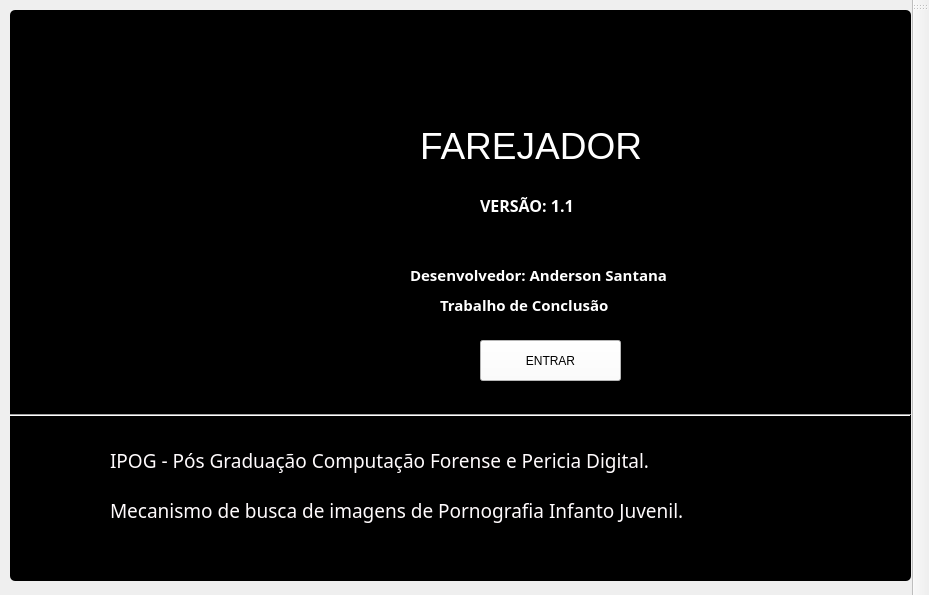
<?xml version="1.0" encoding="UTF-8"?>
<ui version="4.0">
 <class>MainWindow</class>
 <widget class="QMainWindow" name="MainWindow">
  <property name="geometry">
   <rect>
    <x>0</x>
    <y>0</y>
    <width>929</width>
    <height>595</height>
   </rect>
  </property>
  <property name="windowTitle">
   <string>Farejador - Software de busca de imagens de Pornografia Infanto Juvenil</string>
  </property>
  <property name="windowIcon">
   <iconset>
    <normaloff>imagem/lupa.png</normaloff>imagem/lupa.png</iconset>
  </property>
  <widget class="QWidget" name="centralwidget">
   <widget class="QLabel" name="label_5">
    <property name="geometry">
     <rect>
      <x>550</x>
      <y>250</y>
      <width>41</width>
      <height>41</height>
     </rect>
    </property>
    <property name="text">
     <string/>
    </property>
    <property name="pixmap">
     <pixmap>../Imagens/NUsuario.png</pixmap>
    </property>
    <property name="scaledContents">
     <bool>true</bool>
    </property>
   </widget>
   <widget class="QLabel" name="label_6">
    <property name="geometry">
     <rect>
      <x>10</x>
      <y>10</y>
      <width>901</width>
      <height>571</height>
     </rect>
    </property>
    <property name="styleSheet">
     <string notr="true">background-color: rgb(0, 0,0);
border-radius: 5px</string>
    </property>
    <property name="text">
     <string/>
    </property>
    <property name="pixmap">
     <pixmap>imagem/mcgruff-dog-magnifying.png</pixmap>
    </property>
   </widget>
   <widget class="QLabel" name="label_7">
    <property name="geometry">
     <rect>
      <x>110</x>
      <y>470</y>
      <width>661</width>
      <height>81</height>
     </rect>
    </property>
    <property name="font">
     <font>
      <family>Microsoft Tai Le</family>
      <pointsize>14</pointsize>
      <weight>9</weight>
      <italic>false</italic>
      <bold>false</bold>
     </font>
    </property>
    <property name="styleSheet">
     <string notr="true">font: 75 14pt &quot;Microsoft Tai Le&quot;;
color: rgb(255, 255, 255);</string>
    </property>
    <property name="text">
     <string>&lt;html&gt;&lt;head/&gt;&lt;body&gt;&lt;p&gt;&lt;span style=&quot; color:#fffbfd;&quot;&gt;Mecanismo de busca de imagens de Pornografia Infanto Juvenil.&lt;/span&gt;&lt;/p&gt;&lt;/body&gt;&lt;/html&gt;</string>
    </property>
    <property name="scaledContents">
     <bool>false</bool>
    </property>
   </widget>
   <widget class="Line" name="line">
    <property name="geometry">
     <rect>
      <x>10</x>
      <y>400</y>
      <width>901</width>
      <height>31</height>
     </rect>
    </property>
    <property name="orientation">
     <enum>Qt::Horizontal</enum>
    </property>
   </widget>
   <widget class="QLabel" name="label_2">
    <property name="geometry">
     <rect>
      <x>420</x>
      <y>120</y>
      <width>261</width>
      <height>51</height>
     </rect>
    </property>
    <property name="font">
     <font>
      <family>MS Shell Dlg 2</family>
      <pointsize>28</pointsize>
      <weight>9</weight>
      <italic>false</italic>
      <bold>false</bold>
     </font>
    </property>
    <property name="styleSheet">
     <string notr="true">
color: rgb(255, 255, 255);
font: 75 28pt &quot;MS Shell Dlg 2&quot;;</string>
    </property>
    <property name="text">
     <string>FAREJADOR</string>
    </property>
   </widget>
   <widget class="QLabel" name="label_4">
    <property name="geometry">
     <rect>
      <x>480</x>
      <y>180</y>
      <width>131</width>
      <height>51</height>
     </rect>
    </property>
    <property name="font">
     <font>
      <family>Microsoft Tai Le</family>
      <pointsize>14</pointsize>
      <weight>9</weight>
      <italic>false</italic>
      <bold>false</bold>
     </font>
    </property>
    <property name="styleSheet">
     <string notr="true">font: 75 14pt &quot;Microsoft Tai Le&quot;;
color: rgb(255, 255, 255);</string>
    </property>
    <property name="text">
     <string>&lt;html&gt;&lt;head/&gt;&lt;body&gt;&lt;p&gt;&lt;span style=&quot; font-size:12pt; font-weight:600; color:#ffffff;&quot;&gt;VERSÃO: 1.1&lt;/span&gt;&lt;/p&gt;&lt;/body&gt;&lt;/html&gt;</string>
    </property>
    <property name="scaledContents">
     <bool>false</bool>
    </property>
   </widget>
   <widget class="QLabel" name="label_8">
    <property name="geometry">
     <rect>
      <x>410</x>
      <y>250</y>
      <width>311</width>
      <height>51</height>
     </rect>
    </property>
    <property name="font">
     <font>
      <family>Microsoft Tai Le</family>
      <pointsize>14</pointsize>
      <weight>9</weight>
      <italic>false</italic>
      <bold>false</bold>
     </font>
    </property>
    <property name="styleSheet">
     <string notr="true">font: 75 14pt &quot;Microsoft Tai Le&quot;;
color: rgb(255, 255, 255);</string>
    </property>
    <property name="text">
     <string>&lt;html&gt;&lt;head/&gt;&lt;body&gt;&lt;p&gt;&lt;span style=&quot; font-size:11pt; font-weight:600; color:#ffffff;&quot;&gt;Desenvolvedor: Anderson Santana&lt;/span&gt;&lt;/p&gt;&lt;/body&gt;&lt;/html&gt;</string>
    </property>
    <property name="scaledContents">
     <bool>false</bool>
    </property>
   </widget>
   <widget class="QPushButton" name="pushButton">
    <property name="geometry">
     <rect>
      <x>480</x>
      <y>340</y>
      <width>141</width>
      <height>41</height>
     </rect>
    </property>
    <property name="styleSheet">
     <string notr="true">background-color: rgb(255, 255, 255);</string>
    </property>
    <property name="text">
     <string>ENTRAR</string>
    </property>
    <property name="icon">
     <iconset>
      <normaloff>imagem/NSair2.png</normaloff>imagem/NSair2.png</iconset>
    </property>
   </widget>
   <widget class="QLabel" name="label_9">
    <property name="geometry">
     <rect>
      <x>440</x>
      <y>280</y>
      <width>311</width>
      <height>51</height>
     </rect>
    </property>
    <property name="font">
     <font>
      <family>Microsoft Tai Le</family>
      <pointsize>14</pointsize>
      <weight>9</weight>
      <italic>false</italic>
      <bold>false</bold>
     </font>
    </property>
    <property name="styleSheet">
     <string notr="true">font: 75 14pt &quot;Microsoft Tai Le&quot;;
color: rgb(255, 255, 255);</string>
    </property>
    <property name="text">
     <string>&lt;html&gt;&lt;head/&gt;&lt;body&gt;&lt;p&gt;&lt;span style=&quot; font-size:11pt; font-weight:600; color:#ffffff;&quot;&gt;Trabalho de Conclusão&lt;/span&gt;&lt;/p&gt;&lt;/body&gt;&lt;/html&gt;</string>
    </property>
    <property name="scaledContents">
     <bool>false</bool>
    </property>
   </widget>
   <widget class="QLabel" name="label_10">
    <property name="geometry">
     <rect>
      <x>110</x>
      <y>420</y>
      <width>661</width>
      <height>81</height>
     </rect>
    </property>
    <property name="font">
     <font>
      <family>Microsoft Tai Le</family>
      <pointsize>14</pointsize>
      <weight>9</weight>
      <italic>false</italic>
      <bold>false</bold>
     </font>
    </property>
    <property name="styleSheet">
     <string notr="true">font: 75 14pt &quot;Microsoft Tai Le&quot;;
color: rgb(255, 255, 255);</string>
    </property>
    <property name="text">
     <string>&lt;html&gt;&lt;head/&gt;&lt;body&gt;&lt;p&gt;&lt;span style=&quot; color:#fffbfd;&quot;&gt;IPOG - Pós Graduação Computação Forense e Pericia Digital.&lt;/span&gt;&lt;/p&gt;&lt;/body&gt;&lt;/html&gt;</string>
    </property>
    <property name="scaledContents">
     <bool>false</bool>
    </property>
   </widget>
   <zorder>label_6</zorder>
   <zorder>label_5</zorder>
   <zorder>label_7</zorder>
   <zorder>line</zorder>
   <zorder>label_2</zorder>
   <zorder>label_4</zorder>
   <zorder>label_8</zorder>
   <zorder>pushButton</zorder>
   <zorder>label_9</zorder>
   <zorder>label_10</zorder>
  </widget>
  <widget class="QToolBar" name="toolBar">
   <property name="windowTitle">
    <string>toolBar</string>
   </property>
   <attribute name="toolBarArea">
    <enum>RightToolBarArea</enum>
   </attribute>
   <attribute name="toolBarBreak">
    <bool>false</bool>
   </attribute>
  </widget>
  <action name="actionPessoa">
   <property name="icon">
    <iconset>
     <normaloff>../Imagens/Npessoa.png</normaloff>../Imagens/Npessoa.png</iconset>
   </property>
   <property name="text">
    <string>Visitante</string>
   </property>
   <property name="toolTip">
    <string>Cadastro de Visitantes</string>
   </property>
   <property name="shortcut">
    <string>Ctrl+A</string>
   </property>
  </action>
  <action name="actionVoucher">
   <property name="icon">
    <iconset>
     <normaloff>../Imagens/Nticket.png</normaloff>../Imagens/Nticket.png</iconset>
   </property>
   <property name="text">
    <string>Voucher</string>
   </property>
   <property name="toolTip">
    <string>Cadastro de Voucher</string>
   </property>
  </action>
  <action name="actionGerais">
   <property name="icon">
    <iconset>
     <normaloff>../Imagens/Nopcoes.png</normaloff>../Imagens/Nopcoes.png</iconset>
   </property>
   <property name="text">
    <string>Gerais</string>
   </property>
  </action>
  <action name="actionImportacao">
   <property name="icon">
    <iconset>
     <normaloff>../Imagens/Nimportacao2.png</normaloff>../Imagens/Nimportacao2.png</iconset>
   </property>
   <property name="text">
    <string>Importação</string>
   </property>
   <property name="toolTip">
    <string>Importação de Voucher</string>
   </property>
  </action>
  <action name="actionVersao">
   <property name="icon">
    <iconset>
     <normaloff>../Imagens/Najuda.png</normaloff>../Imagens/Najuda.png</iconset>
   </property>
   <property name="text">
    <string>Versão</string>
   </property>
   <property name="toolTip">
    <string>Versão do sistema</string>
   </property>
  </action>
  <action name="actionSair">
   <property name="icon">
    <iconset>
     <normaloff>../Imagens/Nsair6.png</normaloff>../Imagens/Nsair6.png</iconset>
   </property>
   <property name="text">
    <string>Sair</string>
   </property>
   <property name="toolTip">
    <string>Sair do Sistema</string>
   </property>
  </action>
  <action name="actionUsuario">
   <property name="icon">
    <iconset>
     <normaloff>../Imagens/NUsuario2.png</normaloff>../Imagens/NUsuario2.png</iconset>
   </property>
   <property name="text">
    <string>Usuário</string>
   </property>
   <property name="toolTip">
    <string>Cdastro de Usuário</string>
   </property>
  </action>
 </widget>
 <resources>
  <include location="../Imagens/img.qrc"/>
 </resources>
 <connections/>
</ui>
